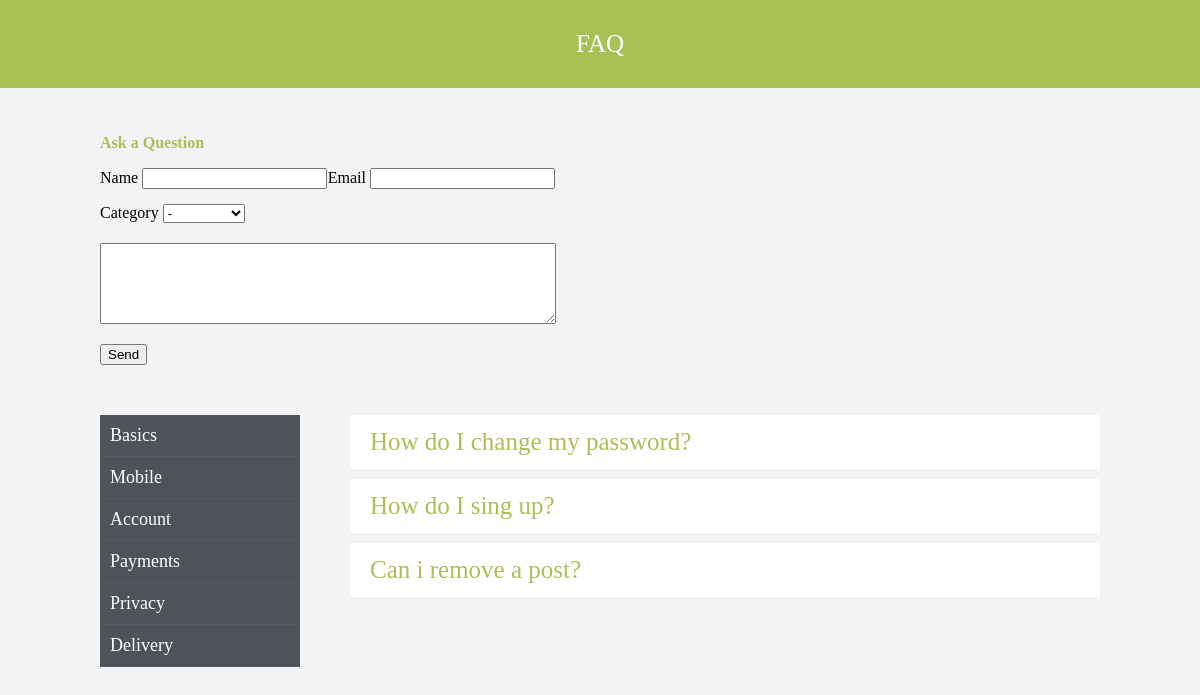
/?list=1, run on the app's committed database.
### tables this page shows
CREATE TABLE `category` (
  `id` int(11) NOT NULL,
  `name` varchar(255) NOT NULL
);

CREATE TABLE `question` (
  `id` int(11) NOT NULL,
  `name` varchar(255) NOT NULL,
  `list_id` int(11) NOT NULL,
  `user_name` varchar(255) NOT NULL,
  `data` datetime NOT NULL,
  `status` int(11) NOT NULL DEFAULT '0',
  `answer` text,
  `user_email` varchar(255) NOT NULL
);

### index.php (called while the page is built, shortened)
<?php
include 'upload/router/router.php';

### model/Faq.php (called while the page is built, shortened)
<?php
class Faq {
	private $db = null;
	public function __construct ($db) {
		$this->db = $db;
	}
	public function getCategory() {
		$allCategory = 'SELECT id, name FROM category';
		$result = $this->db->query($allCategory);
		$result->setFetchMode(\PDO::FETCH_ASSOC);
		return $result->fetchAll();
	}
	public function getFaq($list = null) {
		if(!$list) {
			$allFaq = 'SELECT * FROM question';
		}
		else {
			$allFaq = 'SELECT * FROM question WHERE list_id =' .$list;
		}
		$resultFaq = $this->db->query($allFaq);
		$resultFaq->setFetchMode(\PDO::FETCH_ASSOC);
		return $resultFaq->fetchAll();
	}
}

### template/faq/index.php (the view, shortened to what this page needs)
<!DOCTYPE html>
<html>
	<head>
		 <link rel="stylesheet" href="style.css">
	</head>
	<body>
		<header>
			<p class="header">FAQ</p>
		</header>
		<div class="new-question">
			<p>Ask a Question</p>
			<form method="POST">
				<div class="user clearfix">
					<p>
						<label for="name">Name</label>
						<input type="text" id="name" name="name">
					</p>
					<p>
						<label for="emil">Email</label>
						<input type="text" id="email" name="email">
					</p>
					<br>
					<br>
					<p>
					Category <select name="category">
							<option value="null">-</option>
						</select>
					</p>
				</div>
				<textarea rows="5" name="text"></textarea>
				 <p><input type="submit" name="addQuestion" value="Send"></p>
			</form>
		</div>
		<section>
			<div class="content clearfix">
				<div class="category">
					<ul>
						<?php
							foreach($list as $name):?>
								<li><a href="?list=<?php echo $name['id']?>"><?php echo $name['name']?></a></li>
						<?php endforeach;?>
					</ul>
				</div>
				<div class="questions">
					<ul class="mainMenu">
						<?php
							foreach($faq as $key) {
								if(!empty($key['answer']) && $key['status'] == 1): ?>
									<li class="item ">
										<div class="item_title"><?php echo $key['name']?>
											<span></span>
										</div>
									</li>
						<?php endif; }?>
					  </ul>
				</div>
			</div>
		</section>
	</body>
<html>

### style.css (style rules this page uses)
html, body, ul { padding: 0; margin: 0; }
body { background: #F3F3F5; }
ul, li { list-style: none; }
a { text-decoration: none; }
.clearfix:after { visibility: hidden; display: block; font-size: 0; content: " "; clear: both; height: 0; }
header { padding-left: 10px; padding-right: 10px; padding-top: 30px; padding-bottom: 30px; background: #A9C056; color: white; text-transform: uppercase; text-align: center; font-size: 25px; }
.header { max-width: 1000px; margin: 0 auto; }
.new-question { max-width: 1000px; margin: 0 auto; padding-top: 30px; padding-left: 10px; padding-right: 10px; }
.user { width: 455px; }
.user p { margin: 0; }
.user p:nth-child(1) { float: left; }
.user p:nth-child(2) { float: right; }
textarea { margin-top: 20px; width: 450px; }
.new-question > p { color: #A9C056; font-weight: bold; }
section { margin-top: 50px; padding-left: 10px; padding-right: 10px; }
.content { max-width: 1000px; margin: 0 auto; }
.category { background: #4E5359; width: 20%; float: left; }
.category li { display: block; padding: 10px; border-bottom: 1px solid #555B61; }
.category a { color: white; display: block; }
.questions { width: 75%; float: right; }
ul { font-size: 18px; }
.item { margin-bottom: 10px; }
.item_title { position: relative; z-index:2; font-size: 25px; }
.item_title span { display: inline-block; position: absolute; top:19px; right:20px; width: 25px; height: 25px; background: url('arrov2.png') no-repeat; }
.item .item_title { background: white; color: #A9C056; }
.item_title, .submenu { padding: 13px 20px; }

### data on the page
category: name "Basics"
category: name "Mobile"
category: name "Account"
category: name "Payments"
category: name "Privacy"
category: name "Delivery"
question: name "How do I change my password?", status 1 (drawn)
question: name "How do I sing up?", status 1 (drawn)
question: name "Can i remove a post?", status 1 (drawn)
